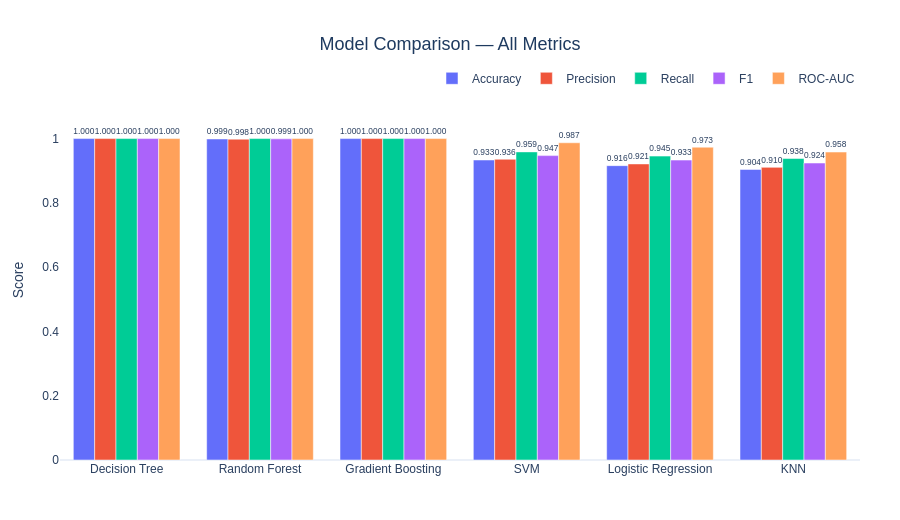

Here is the notebook cell this chart was saved with:
### Markdown cell above
### Comparison Chart

### Code cell
COLORS = px.colors.qualitative.Plotly

fig = go.Figure()
for i, metric in enumerate(["Accuracy", "Precision", "Recall", "F1", "ROC-AUC"]):
    fig.add_trace(go.Bar(
        name         = metric,
        x            = results_df.index.tolist(),
        y            = results_df[metric].values,
        marker_color = COLORS[i],
        text         = [f"{v:.3f}" for v in results_df[metric].values],
        textposition = "outside",
        textfont     = dict(size=10),
    ))

fig.update_layout(
    title      = dict(text="Model Comparison — All Metrics",
                      font=dict(size=18, color="#1E3A5F"), x=0.5, xanchor="center"),
    barmode    = "group",
    template   = "plotly_white",
    height     = 520,
    yaxis      = dict(range=[0, 1.12], showgrid=False, title="Score"),
    xaxis      = dict(showgrid=False),
    legend     = dict(orientation="h", yanchor="bottom", y=1.02, xanchor="right", x=1),
    font       = dict(family="Arial, sans-serif", size=12),
    margin     = dict(t=100, b=60, l=60, r=40),
)
fig.show()

### Figure 1 — Plotly figure (JSON) as saved in the notebook; plotly's stock layout.template omitted (floating-point values rounded to 4 significant figures)
{"data": [{"marker": {"color": "#636EFA"}, "name": "Accuracy", "text": ["1.000", "0.999", "1.000", "0.933", "0.916", "0.904"], "textfont": {"size": 10}, "textposition": "outside", "type": "bar", "x": ["Decision Tree", "Random Forest", "Gradient Boosting", "SVM", "Logistic Regression", "KNN"], "y": [1.0, 0.9988, 1.0, 0.9333, 0.9157, 0.904]}, {"marker": {"color": "#EF553B"}, "name": "Precision", "text": ["1.000", "0.998", "1.000", "0.936", "0.921", "0.910"], "textfont": {"size": 10}, "textposition": "outside", "type": "bar", "x": ["Decision Tree", "Random Forest", "Gradient Boosting", "SVM", "Logistic Regression", "KNN"], "y": [1.0, 0.9981, 1.0, 0.9357, 0.9211, 0.9104]}, {"marker": {"color": "#00CC96"}, "name": "Recall", "text": ["1.000", "1.000", "1.000", "0.959", "0.945", "0.938"], "textfont": {"size": 10}, "textposition": "outside", "type": "bar", "x": ["Decision Tree", "Random Forest", "Gradient Boosting", "SVM", "Logistic Regression", "KNN"], "y": [1.0, 1.0, 1.0, 0.9586, 0.9454, 0.9379]}, {"marker": {"color": "#AB63FA"}, "name": "F1", "text": ["1.000", "0.999", "1.000", "0.947", "0.933", "0.924"], "textfont": {"size": 10}, "textposition": "outside", "type": "bar", "x": ["Decision Tree", "Random Forest", "Gradient Boosting", "SVM", "Logistic Regression", "KNN"], "y": [1.0, 0.9991, 1.0, 0.947, 0.9331, 0.9239]}, {"marker": {"color": "#FFA15A"}, "name": "ROC-AUC", "text": ["1.000", "1.000", "1.000", "0.987", "0.973", "0.958"], "textfont": {"size": 10}, "textposition": "outside", "type": "bar", "x": ["Decision Tree", "Random Forest", "Gradient Boosting", "SVM", "Logistic Regression", "KNN"], "y": [1.0, 1.0, 1.0, 0.987, 0.9732, 0.9581]}], "layout": {"barmode": "group", "font": {"family": "Arial, sans-serif", "size": 12}, "height": 520, "legend": {"orientation": "h", "x": 1, "xanchor": "right", "y": 1.02, "yanchor": "bottom"}, "margin": {"b": 60, "l": 60, "r": 40, "t": 100}, "title": {"font": {"color": "#1E3A5F", "size": 18}, "text": "Model Comparison — All Metrics", "x": 0.5, "xanchor": "center"}, "xaxis": {"showgrid": false}, "yaxis": {"range": [0, 1.12], "showgrid": false, "title": {"text": "Score"}}}}
